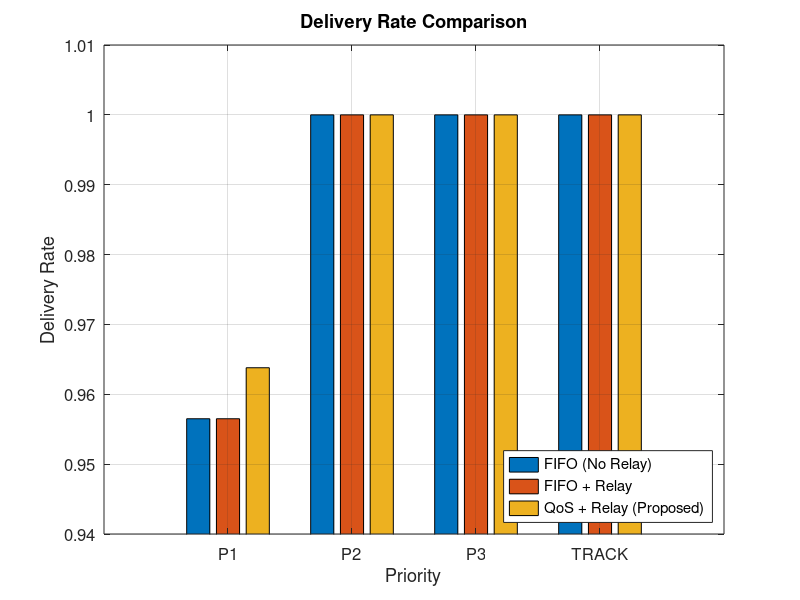

Write the MATLAB code that produced this figure.
categories = {'P1','P2','P3','TRACK'};

baseline2 = [0.9565, 1, 1, 1];
baseline3 = [0.9565, 1, 1, 1];
proposed  = [0.9638, 1, 1, 1];

rate_data = [baseline2; baseline3; proposed]';

figure;
bar(rate_data);
set(gca, 'XTickLabel', categories, 'FontSize', 12);
xlabel('Priority');
ylabel('Delivery Rate');
legend('FIFO (No Relay)','FIFO + Relay','QoS + Relay (Proposed)', 'Location', 'southeast');
title('Delivery Rate Comparison');
ylim([0.94 1.01]);
grid on;
